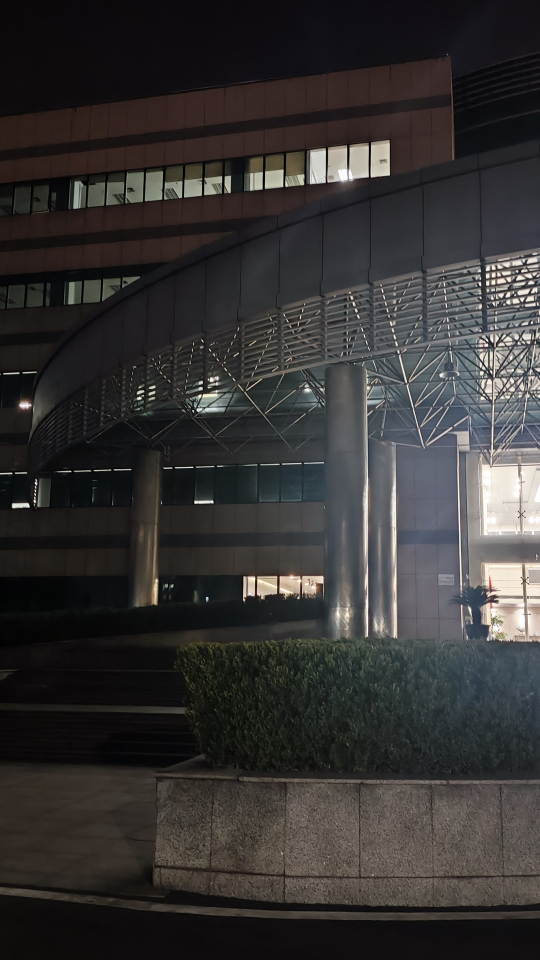
#> input picture datasets/ZTE_Example/GT/00004.png, 1080 x 1920 px, found by its file name (shown at 1/2 size)
$ python plot_pic.py
#> lines starting #> are read from the running program, lines starting #| are printed output that depends on the picture
import matplotlib.pyplot as plt
import matplotlib.patches as patches
import os
import cv2

def display_comparison(image_names, noisy_dir, denoised_dir, n_rows=1, patch_coords_list=None, patch_size=(256, 256)):
    """
    展示NOISY和Denoised图片对比

    参数:
        image_names: 图片文件名列表(不带路径)
        noisy_dir: NOISY图片目录
        denoised_dir: Denoised图片目录
        n_rows: 显示行数
        patch_coords_list: [(x1,y1), (x2,y2)...] 每张图的截取区域左上角坐标列表
        patch_size: (width,height) 统一的截取块大小
    """
#> called with noisy_dir = 'D:\\1_Image_Denoising\\ZTE_Data', n_rows = 4, patch_size = (256, 256)
    n_images = len(image_names)
    fig, axes = plt.subplots(n_rows, 4, figsize=(20, 5*n_rows))

    if n_rows == 1:
        axes = axes.reshape(1, -1)

    for row in range(n_rows):
        for col in range(4):
            idx = row * 2 + col // 2  # 每行显示2组对比(4列)
            if idx >= n_images:
                break

            img_name = image_names[idx]
            # 奇数列显示NOISY，偶数列显示Denoised
            img_path = os.path.join(noisy_dir if col % 2 == 0 else denoised_dir, img_name)

            if not os.path.exists(img_path):
                print(f"图片不存在: {img_path}")
                continue

            img = cv2.imread(img_path)
#> img is the input picture: shape (1920, 1080, 3); mean B, G, R 50.9, 51.4, 53.5
            img = cv2.cvtColor(img, cv2.COLOR_BGR2RGB)

            # 如果指定了截取区域
            if patch_coords_list and idx < len(patch_coords_list) and patch_size:
                x, y = patch_coords_list[idx]
                w, h = patch_size
                img = img[y:y+h, x:x+w]
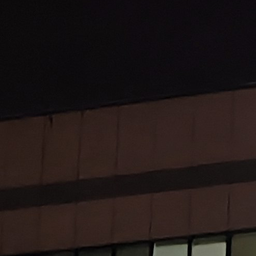
#> img: shape (256, 256, 3); mean R, G, B 32.8, 24, 22.8

            ax = axes[row, col]
            ax.imshow(img)
            ax.set_title(f"{'NOISY' if col % 2 == 0 else 'Denoised'}: {img_name}")
            ax.axis('off')

    plt.tight_layout(h_pad=3.0, w_pad=0.5)  # 增加行间距(h_pad)，减小列间距(w_pad)
    plt.show()
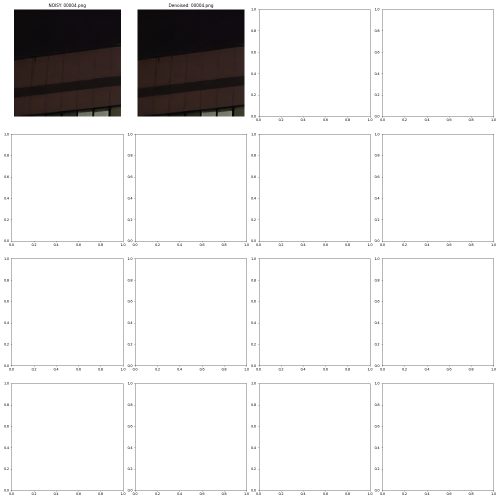
#> figure drawn by matplotlib, 2 panels

if __name__ == "__main__":
    # 设置目录路径
    noisy_dir = r"D:\1_Image_Denoising\ZTE_Data"
    denoised_dir = r"D:\1_Image_Denoising\MOE-IR-src\results\onnx"

    # 手动设置要显示的图片文件名
    image_names = ["00004.png", "00020.png", "00029.png", "00085.png", "00111.png", "00105.png", "00055.png", "00106.png"]

    # 为每张图设置不同的起始坐标，但使用统一的截取大小
    patch_coords_list = [(100, 100), (300, 400), (700, 1050), (100, 100), (200, 400), (500, 400), (500, 800), (400, 800)]
    patch_size = (256, 256)  # 所有截取块统一大小

    # 显示图片对比
    display_comparison(image_names, noisy_dir, denoised_dir,
                      n_rows=4,
                      patch_coords_list=patch_coords_list,
                      patch_size=patch_size)
